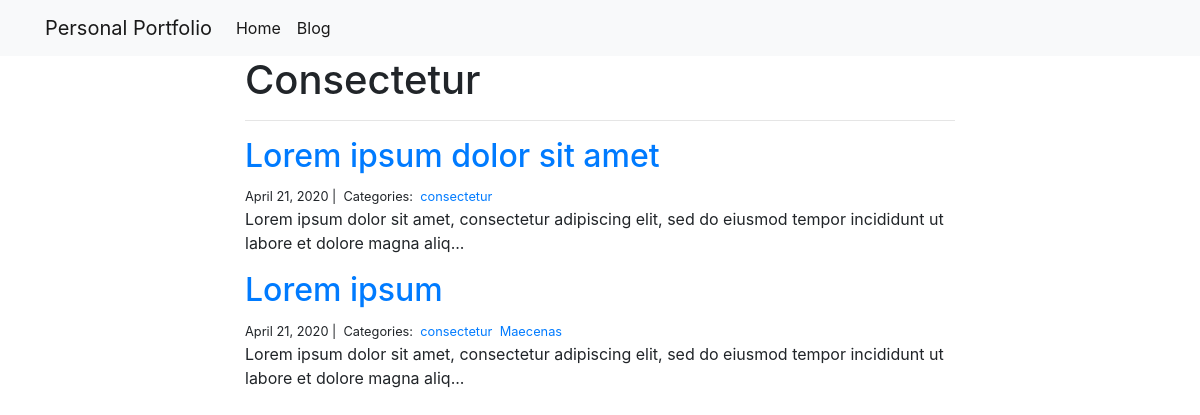
Page /blog/consectetur/ on the committed database.
### blog/models.py (models this page shows)
class Category(models.Model):
    name = models.CharField(max_length=20)

class Post(models.Model):
    title = models.CharField(max_length=255)
    body = models.TextField()
    created_on = models.DateTimeField(auto_now_add=True)
    last_modified = models.DateTimeField(auto_now=True)
    categories = models.ManyToManyField('Category', related_name='posts')

### blog/views.py (the view)
# urls.py: path('<category>/', views.blog_category, name='blog_category')
def blog_category(request, category):
    posts = Post.objects.filter(categories__name__contains=category).order_by('-created_on')
    context = {
        'category': category,
        'posts': posts
    }
    return render(request, 'blog_category.html', context)

### blog/templates/blog_category.html (shortened to what this page needs)
<!DOCTYPE html>
<html lang="en">
<head>
</head>
<body>
    {% extends "base.html" %}
    {% block page_content %}
        <div class="col-md-8 offset-md-2">
            <h1>{{ category | title }}</h1>
            <hr>
            {% for post in posts %}
            <h2><a href="{% url 'blog_detail' post.pk %}">{{ post.title }}</a></h2>
            <small>
                {{ post.created_on.date }} |&nbsp;
                Categories:&nbsp;
                {% for category in post.categories.all %}
                <a href="{% url 'blog_category' category.name %}">{{ category.name }}</a>&nbsp;
                {% endfor %}
            </small>
            <p>{{ post.body | slice:":120" }}...</p>
            {% endfor %}
        </div>
    {% endblock %}

### rows in the picture
Category: name "Consectetur", name "consectetur"
Post: title "Lorem ipsum dolor sit amet", created_on "April 21, 2020", body "Lorem ipsum dolor sit amet, consectetur adipiscing elit, sed do eiusmod tempor incididunt ut labore et dolore magna aliq"
Post: title "Lorem ipsum", created_on "April 21, 2020", body "Lorem ipsum dolor sit amet, consectetur adipiscing elit, sed do eiusmod tempor incididunt ut labore et dolore magna aliq"
Category: name "Maecenas"
